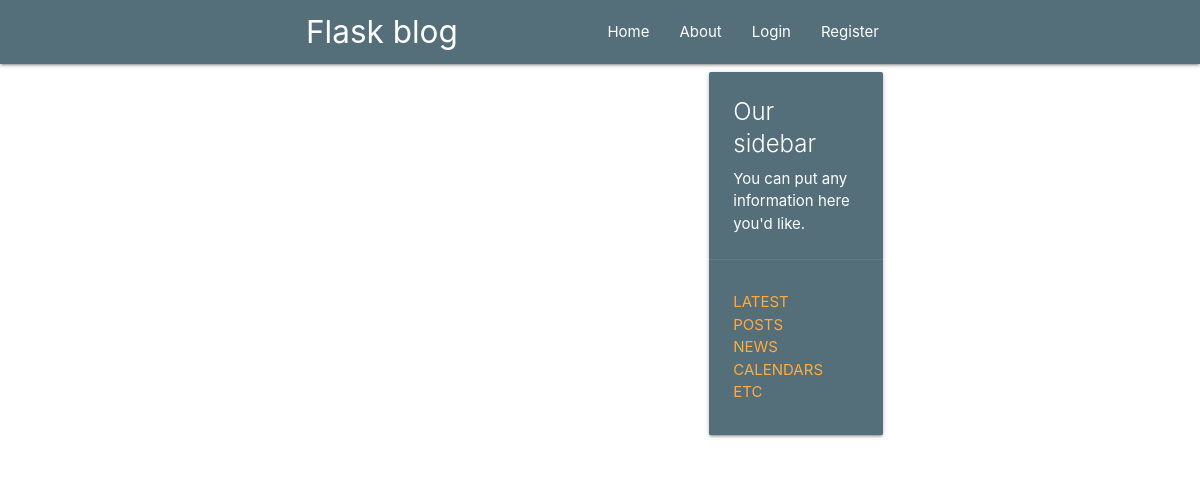
Page /home on the earlier database version.
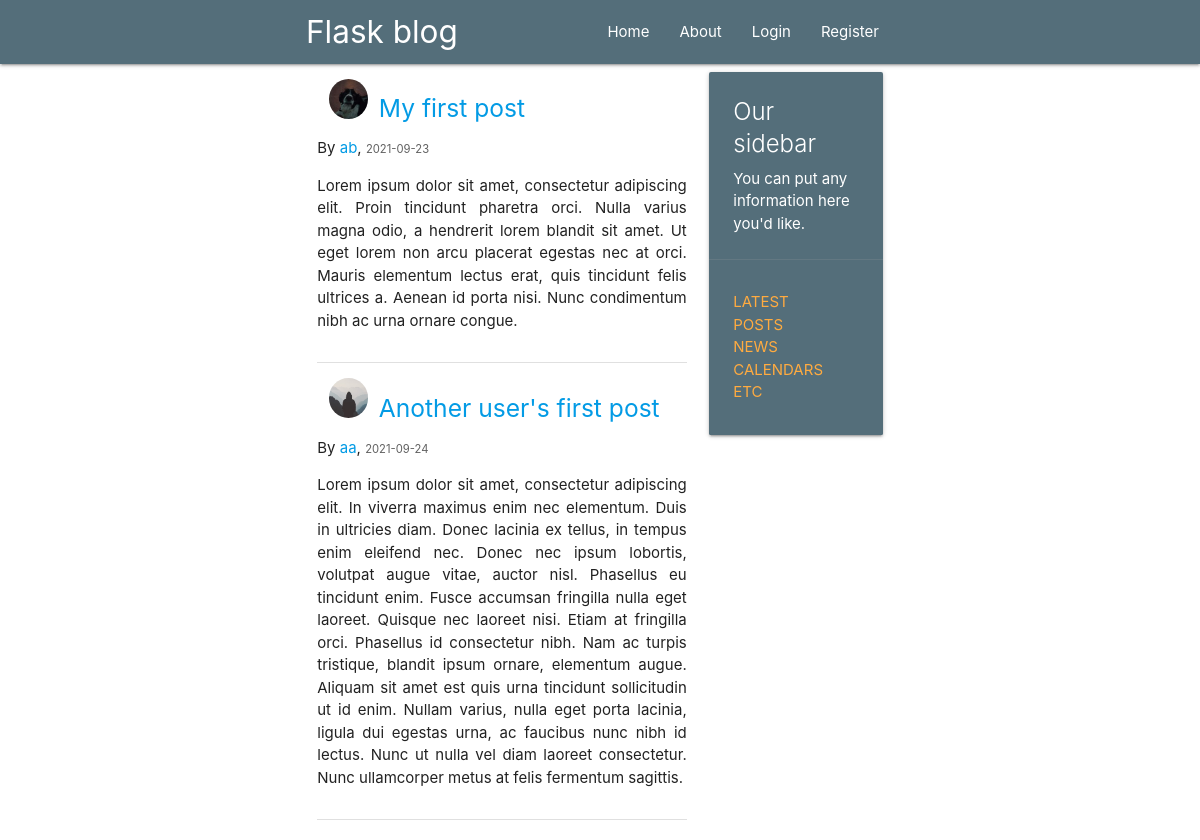
Same page on the later database version.
### flaskblog/models.py (models this page shows, shortened)
class Post(db.Model):
    id = db.Column(db.Integer, primary_key=True)
    title = db.Column(db.String(100), nullable=False)
    date_posted = db.Column(db.DateTime, nullable=False,
                            default=datetime.utcnow)
    content = db.Column(db.Text, nullable=False)
    user_id = db.Column(db.Integer, db.ForeignKey('user.id'), nullable=False)

class User(db.Model, UserMixin):
    id = db.Column(db.Integer, primary_key=True)
    username = db.Column(db.String(20), unique=True, nullable=False)
    email = db.Column(db.String(120), unique=True, nullable=False)
    image_file = db.Column(db.String(20), nullable=False, default='default.jpg')
    password = db.Column(db.String(60), nullable=False)
    posts = db.relationship('Post', backref='author', lazy=True)

### flaskblog/routes.py (the view)
@app.route("/")
@app.route("/home")
def home():
    posts = Post.query.all()
    return render_template('home.html', posts=posts)

### flaskblog/templates/home.html
{% extends "layout.html" %}
{% block content %}
{% for post in posts %}
<div class="section">
    <div class="col s2">
        <img src="{{ url_for('static', filename='profile/'+ post.author.image_file) }}" alt=""
             class="circle responsive-img">
    </div>
    <h5><a href="{{ url_for('post', post_id=post.id) }}">{{ post.title }}</a></h5>
    <p>By <a href="#">{{ post.author.username }}</a>,
        <small class="grey-text text-darken-2">{{ post.date_posted.strftime('%Y-%m-%d') }}</small>
    </p>
    <p style="text-align: justify">{{ post.content }}</p>
</div>
<div class="divider"></div>
{% endfor %}
{% endblock content%}

### flaskblog/templates/layout.html (shortened to what this page needs)
<!DOCTYPE html>
<html lang="en">
<head>
    <link rel="stylesheet" href="https://cdnjs.cloudflare.com/ajax/libs/materialize/1.0.0/css/materialize.min.css">
</head>
<body>
<header>
    <nav>
        <div class="nav-wrapper blue-grey darken-1">
            <div class="container">
                <div class="container">
                    <a href="/" class="brand-logo">Flask blog</a>
                    <ul class="right hide-on-med-and-down">
                        <ul class="right hide-on-med-and-down">
                            <li><a href="{{ url_for('home') }}">Home</a></li>
                            <li><a href="{{ url_for('about') }}">About</a></li>
                            {% if current_user.is_authenticated %}
                            <li><a href="{{ url_for('new_post') }}">New Post</a></li>
                            <li><a href="{{ url_for('account') }}">Account</a></li>
                            <li><a href="{{ url_for('logout') }}">Logout</a></li>
                            {% else %}
                            <li><a href="{{ url_for('login') }}">Login</a></li>
                            <li><a href="{{ url_for('register') }}">Register</a></li>
                            {% endif %}
                        </ul>
                </div>
            </div>
    </nav>
</header>
<body>
<div class="container">
    <main role="main" class="container">
        <div class="row">
            <div class="col s8">
                {% block content %}{% endblock %}
            </div>
            <div class="col m4 s8">
                <div class="card blue-grey darken-1">
                    <div class="card-content white-text">
                        <span class="card-title">Our sidebar</span>
                        <p>You can put any information here you'd like.</p>
                    </div>
                    <div class="card-action">
                        <ul>
                            <li><a href="#">Latest Posts</a></li>
                            <li><a href="#">News</a></li>
                            <li><a href="#">Calendars</a></li>
                            <li><a href="#">etc</a></li>
                        </ul>
                    </div>
                </div>
            </div>
        </div>
    </main>
</div>

Differences in the rows shown:
added Post: image_file (picture), title "My first post", author.username "ab", date_posted "2021-09-23", content "Lorem ipsum dolor sit amet, consectetur adipiscing elit. Proin tincidunt pharetra orci. Nulla varius magna odio, a hendrerit lorem blandit sit amet. Ut eget lorem non arcu placerat egestas nec at orci. Mauris elementum lectus erat, quis tincidunt felis ultrices a. Aenean id porta nisi. Nunc condimentum nibh ac urna ornare congue."
added Post: image_file (placeholder picture), title "Another user's first post", author.username "aa", date_posted "2021-09-24", content "Lorem ipsum dolor sit amet, consectetur adipiscing elit. In viverra maximus enim nec elementum. Duis in ultricies diam. Donec lacinia ex tellus, in tempus enim eleifend nec. Donec nec ipsum lobortis, volutpat augue vitae, auctor nisl. Phasellus eu tincidunt enim. Fusce accumsan fringilla nulla eget laoreet. Quisque nec laoreet nisi. Etiam at fringilla orci. Phasellus id consectetur nibh. Nam ac turpis tristique, blandit ipsum ornare, elementum augue. Aliquam sit amet est quis urna tincidunt sollicitudin ut id enim. Nullam varius, nulla eget porta lacinia, ligula dui egestas urna, ac faucibus nunc nibh id lectus. Nunc ut nulla vel diam laoreet consectetur. Nunc ullamcorper metus at felis…"
